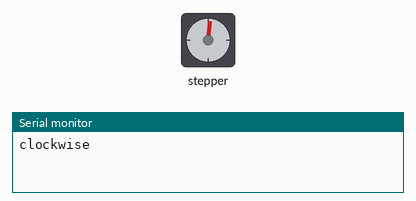
Simulated run of this sketch. Board: Arduino Uno, built with avr-gcc and run on an emulated ATmega328P. On the bench: stepper motor, the last lines printed to the serial monitor. Stepper angles assume 200 steps per turn.

Above: at 0.05 s.
At 0.5 s:
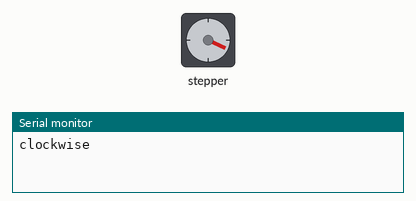
At 0.95 s:
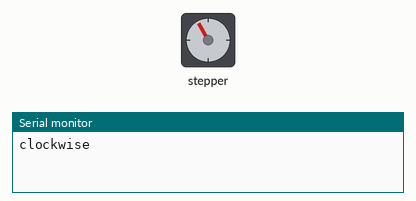
At 4.0 s:
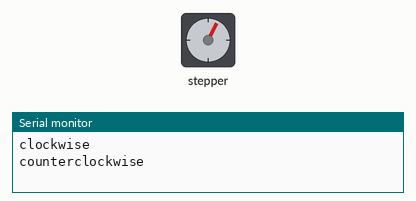
Timing chart, 0 to 7.8 s (numbered marks = the images above):
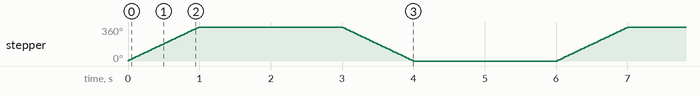

The sketch:

stepper_oneRevolution.ino
```cpp
/*
 Stepper Motor - One Revolution
 Motor will first turn clockwise one rev, then counterclockwise one rev, and so on
 The motor is attached to digital pins 4-7 (in signed magnitude mode of Arduino 2A shield)
| DIR2 |  7 |
| EN2  |  6 |
| EN1  |  5 |
| DIR1 |  4 |
*/

#include <Stepper.h>

#define SPEED 60 //motor speed
const int stepsPerRevolution = 200;  // number of steps per revolution (depends on motor)

// initialize the stepper library on pins 4 through 7:
Stepper myStepper(stepsPerRevolution, 4, 6, 5, 7);

void setup() {
  myStepper.setSpeed(SPEED); //set the speed
  Serial.begin(9600); // initialize the serial port
}

void loop() {
  clockwise();
  delay(2000);
  counterclockwise();
  delay(2000);
}

void clockwise(){ // step one revolution  in one direction:
  Serial.println("clockwise");
  myStepper.step(stepsPerRevolution);
}

void counterclockwise(){ // step one revolution in the other direction
  Serial.println("counterclockwise");
  myStepper.step(-stepsPerRevolution);
}
```

Measured:
- by itself, stepper: turns 360° clockwise in 0.99 s, then 360° counter-clockwise in 0.99 s, repeating every 6.0 s
